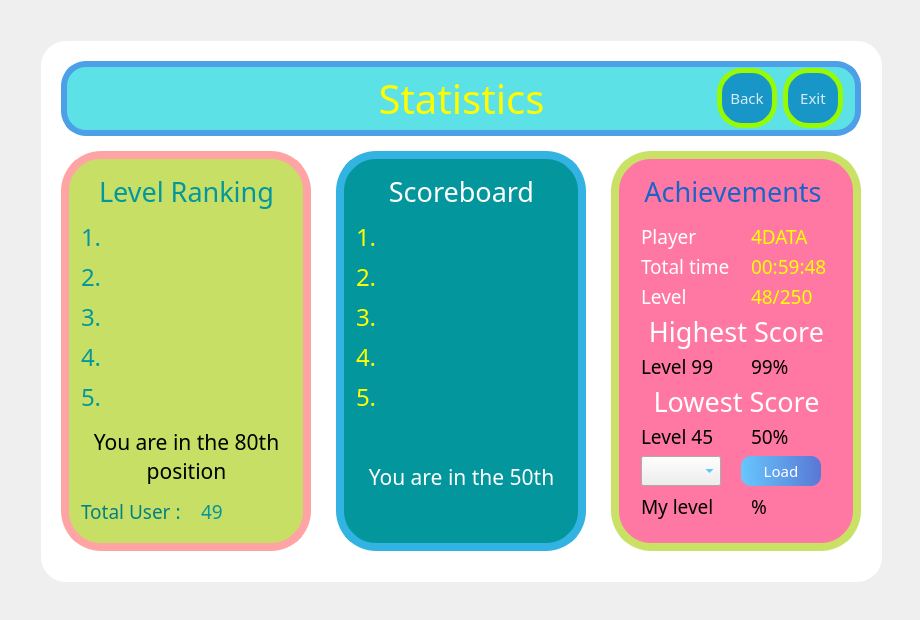
<?xml version="1.0" encoding="UTF-8"?>
<ui version="4.0">
 <class>Game</class>
 <widget class="QWidget" name="Game">
  <property name="geometry">
   <rect>
    <x>0</x>
    <y>0</y>
    <width>920</width>
    <height>620</height>
   </rect>
  </property>
  <property name="minimumSize">
   <size>
    <width>920</width>
    <height>620</height>
   </size>
  </property>
  <property name="maximumSize">
   <size>
    <width>920</width>
    <height>620</height>
   </size>
  </property>
  <property name="windowTitle">
   <string>FlashCards</string>
  </property>
  <property name="locale">
   <locale language="English" country="UnitedStates"/>
  </property>
  <layout class="QGridLayout" name="gridLayout">
   <item row="0" column="0">
    <widget class="QWidget" name="widget" native="true">
     <property name="mouseTracking">
      <bool>true</bool>
     </property>
     <property name="styleSheet">
      <string notr="true">QPushButton#loadButton{
	background-color: qlineargradient(spread:pad, x1:0, y1:0.50682, x2:1, y2:0.477, stop:0 rgba(100, 200,255, 250), stop:1 rgba(47, 119, 224, 0.8));
	color:rgba(255,255,255,255);
	border-radius:5px
}

QPushButton#loadButton:hover{
	background-color: qlineargradient(spread:pad, x1:0, y1:0.50682, x2:1, y2:0.477, stop:0 rgba(255,0,0,255), stop:1 rgba(150,123,1,255));
}

QPushButton#loadButton:pressed{
	padding-left:5px;
	padding-top:5px;
	background-color:rgba(150,123,1,255);
}
QPushButton#quitButton{
border-width: 5px;border-style: solid;border-color: rgb(150, 250, 5);background-color: rgb(25, 150, 200);	color:rgba(255,255,255,210);
	border-radius:5px
}

QPushButton#quitButton:hover{
	background-color: qlineargradient(spread:pad, x1:0, y1:0.50682, x2:1, y2:0.477, stop:0 rgba(255,0,0,255), stop:1 rgba(85,81,84,226));
}

QPushButton#quitButton:pressed{
	padding-left:5px;
	padding-top:5px;
	background-color:rgba(150,123,1,255);
}
QPushButton#exitButton{
border-width: 5px;border-style: solid;border-color: rgb(150, 250, 5);background-color: rgb(25, 150, 200);	color:rgba(255,255,255,210);
	border-radius:5px
}

QPushButton#exitButton:hover{
	background-color: qlineargradient(spread:pad, x1:0, y1:0.50682, x2:1, y2:0.477, stop:0 rgba(255,0,0,255), stop:1 rgba(85,81,84,226));
}

QPushButton#exitButton:pressed{
	padding-left:5px;
	padding-top:5px;
	background-color:rgba(150,123,1,255);
}
QPushButton#settime{
	background-color: qlineargradient(spread:pad, x1:0, y1:0.50682, x2:1, y2:0.477, stop:0 rgba(11,131,120,219), stop:1 rgba(85,98,112,226));
	color:rgba(255,255,255,210);
	border-radius:5px
}

QPushButton#settime:hover{
	background-color: qlineargradient(spread:pad, x1:0, y1:0.50682, x2:1, y2:0.477, stop:0 rgba(150,123,11,219), stop:1 rgba(85,81,84,226));
}

QPushButton#settime:pressed{
	padding-left:5px;
	padding-top:5px;
	background-color:rgba(150,123,1,255);
}
QLabel#lt_f:hover{
	background-color: qlineargradient(spread:pad, x1:0, y1:0.50682, x2:1, y2:0.477, stop:0 rgba(0,0,0,85), stop:1 rgba(50,50,50,150));
}
QLabel#lb_f:hover{
	background-color: qlineargradient(spread:pad, x1:0, y1:0.50682, x2:1, y2:0.477, stop:0 rgba(0,0,0,85), stop:1 rgba(50,50,50,150));
}
QLabel#rt_f:hover{
	background-color: qlineargradient(spread:pad, x1:0, y1:0.50682, x2:1, y2:0.477, stop:0 rgba(0,0,0,85), stop:1 rgba(50,50,50,150));

}
QLabel#rb_f:hover{
	background-color: qlineargradient(spread:pad, x1:0, y1:0.50682, x2:1, y2:0.477, stop:0 rgba(0,0,0,85), stop:1 rgba(50,50,50,150));

}
</string>
     </property>
     <widget class="QLabel" name="background">
      <property name="geometry">
       <rect>
        <x>30</x>
        <y>30</y>
        <width>841</width>
        <height>541</height>
       </rect>
      </property>
      <property name="font">
       <font>
        <kerning>true</kerning>
       </font>
      </property>
      <property name="styleSheet">
       <string notr="true">background-color: rgb(255,255,255);
border-top-right-radius: 25px;
border-bottom-right-radius: 25px;
border-top-left-radius: 25px;
border-bottom-left-radius: 25px;</string>
      </property>
      <property name="lineWidth">
       <number>1</number>
      </property>
      <property name="text">
       <string/>
      </property>
     </widget>
     <widget class="QPushButton" name="quitButton">
      <property name="geometry">
       <rect>
        <x>706</x>
        <y>57</y>
        <width>60</width>
        <height>60</height>
       </rect>
      </property>
      <property name="font">
       <font>
        <family>Arial Black</family>
        <pointsize>11</pointsize>
       </font>
      </property>
      <property name="styleSheet">
       <string notr="true">border-top-right-radius: 25px;
border-bottom-right-radius: 25px;
border-top-left-radius: 25px;
border-bottom-left-radius: 25px;
</string>
      </property>
      <property name="text">
       <string>Back</string>
      </property>
     </widget>
     <widget class="QLabel" name="fcard">
      <property name="geometry">
       <rect>
        <x>325</x>
        <y>140</y>
        <width>250</width>
        <height>400</height>
       </rect>
      </property>
      <property name="styleSheet">
       <string notr="true">border-top-right-radius: 40px;
border-bottom-right-radius: 40px;
border-top-left-radius: 40px;
border-bottom-left-radius: 40px;
border-width: 8px;border-style: solid;border-color: rgb(50, 179, 226);background-color: rgb(3, 151, 157);</string>
      </property>
      <property name="text">
       <string/>
      </property>
     </widget>
     <widget class="QLabel" name="gameTime">
      <property name="geometry">
       <rect>
        <x>740</x>
        <y>240</y>
        <width>101</width>
        <height>31</height>
       </rect>
      </property>
      <property name="font">
       <font>
        <family>Impact</family>
        <pointsize>14</pointsize>
        <weight>50</weight>
        <bold>false</bold>
       </font>
      </property>
      <property name="contextMenuPolicy">
       <enum>Qt::CustomContextMenu</enum>
      </property>
      <property name="toolTipDuration">
       <number>-4</number>
      </property>
      <property name="layoutDirection">
       <enum>Qt::LeftToRight</enum>
      </property>
      <property name="styleSheet">
       <string notr="true">color: rgb(255, 255, 0);</string>
      </property>
      <property name="text">
       <string>00:59:48</string>
      </property>
      <property name="alignment">
       <set>Qt::AlignLeading|Qt::AlignLeft|Qt::AlignVCenter</set>
      </property>
     </widget>
     <widget class="QLabel" name="levelRanking1">
      <property name="geometry">
       <rect>
        <x>70</x>
        <y>210</y>
        <width>211</width>
        <height>31</height>
       </rect>
      </property>
      <property name="font">
       <font>
        <family>Impact</family>
        <pointsize>18</pointsize>
       </font>
      </property>
      <property name="styleSheet">
       <string notr="true">color: rgb(3, 151, 157);</string>
      </property>
      <property name="text">
       <string>1.</string>
      </property>
      <property name="alignment">
       <set>Qt::AlignLeading|Qt::AlignLeft|Qt::AlignVCenter</set>
      </property>
     </widget>
     <widget class="QLabel" name="levelRenking">
      <property name="geometry">
       <rect>
        <x>55</x>
        <y>160</y>
        <width>241</width>
        <height>41</height>
       </rect>
      </property>
      <property name="font">
       <font>
        <family>Impact</family>
        <pointsize>20</pointsize>
       </font>
      </property>
      <property name="styleSheet">
       <string notr="true">color: rgb(3, 151, 157);</string>
      </property>
      <property name="text">
       <string>Level Ranking</string>
      </property>
      <property name="alignment">
       <set>Qt::AlignCenter</set>
      </property>
     </widget>
     <widget class="QPushButton" name="exitButton">
      <property name="geometry">
       <rect>
        <x>772</x>
        <y>57</y>
        <width>60</width>
        <height>60</height>
       </rect>
      </property>
      <property name="font">
       <font>
        <family>Arial Black</family>
        <pointsize>11</pointsize>
       </font>
      </property>
      <property name="styleSheet">
       <string notr="true">border-top-right-radius: 25px;
border-bottom-right-radius: 25px;
border-top-left-radius: 25px;
border-bottom-left-radius: 25px;
</string>
      </property>
      <property name="text">
       <string>Exit</string>
      </property>
     </widget>
     <widget class="QLabel" name="fcard_2">
      <property name="geometry">
       <rect>
        <x>50</x>
        <y>140</y>
        <width>250</width>
        <height>400</height>
       </rect>
      </property>
      <property name="styleSheet">
       <string notr="true">border-top-right-radius: 40px;
border-bottom-right-radius: 40px;
border-top-left-radius: 40px;
border-bottom-left-radius: 40px;
border-width: 8px;border-style: solid;border-color: rgb(255, 164, 164);background-color: rgb(199, 223, 100);</string>
      </property>
      <property name="text">
       <string/>
      </property>
     </widget>
     <widget class="QLabel" name="fcard_3">
      <property name="geometry">
       <rect>
        <x>600</x>
        <y>140</y>
        <width>250</width>
        <height>400</height>
       </rect>
      </property>
      <property name="styleSheet">
       <string notr="true">border-top-right-radius: 40px;
border-bottom-right-radius: 40px;
border-top-left-radius: 40px;
border-bottom-left-radius: 40px;
border-width: 8px;border-style: solid;border-color: rgb(201, 226, 101);background-color: rgb(255, 120, 164);</string>
      </property>
      <property name="text">
       <string/>
      </property>
     </widget>
     <widget class="QLabel" name="success">
      <property name="geometry">
       <rect>
        <x>330</x>
        <y>160</y>
        <width>241</width>
        <height>41</height>
       </rect>
      </property>
      <property name="font">
       <font>
        <family>Impact</family>
        <pointsize>20</pointsize>
       </font>
      </property>
      <property name="styleSheet">
       <string notr="true">color: rgb(255,255, 255);</string>
      </property>
      <property name="text">
       <string>Scoreboard</string>
      </property>
      <property name="alignment">
       <set>Qt::AlignCenter</set>
      </property>
     </widget>
     <widget class="QLabel" name="achievements">
      <property name="geometry">
       <rect>
        <x>605</x>
        <y>160</y>
        <width>241</width>
        <height>41</height>
       </rect>
      </property>
      <property name="font">
       <font>
        <family>Impact</family>
        <pointsize>20</pointsize>
       </font>
      </property>
      <property name="styleSheet">
       <string notr="true">color: rgb(25, 100, 200);</string>
      </property>
      <property name="text">
       <string>Achievements </string>
      </property>
      <property name="alignment">
       <set>Qt::AlignCenter</set>
      </property>
     </widget>
     <widget class="QLabel" name="levelRanking2">
      <property name="geometry">
       <rect>
        <x>70</x>
        <y>250</y>
        <width>211</width>
        <height>31</height>
       </rect>
      </property>
      <property name="font">
       <font>
        <family>Impact</family>
        <pointsize>18</pointsize>
       </font>
      </property>
      <property name="styleSheet">
       <string notr="true">color: rgb(3, 151, 157);</string>
      </property>
      <property name="text">
       <string>2.</string>
      </property>
      <property name="alignment">
       <set>Qt::AlignLeading|Qt::AlignLeft|Qt::AlignVCenter</set>
      </property>
     </widget>
     <widget class="QLabel" name="levelRanking3">
      <property name="geometry">
       <rect>
        <x>70</x>
        <y>290</y>
        <width>211</width>
        <height>31</height>
       </rect>
      </property>
      <property name="font">
       <font>
        <family>Impact</family>
        <pointsize>18</pointsize>
       </font>
      </property>
      <property name="styleSheet">
       <string notr="true">color: rgb(3, 151, 157);</string>
      </property>
      <property name="text">
       <string>3.</string>
      </property>
      <property name="alignment">
       <set>Qt::AlignLeading|Qt::AlignLeft|Qt::AlignVCenter</set>
      </property>
     </widget>
     <widget class="QLabel" name="levelRanking4">
      <property name="geometry">
       <rect>
        <x>70</x>
        <y>330</y>
        <width>211</width>
        <height>31</height>
       </rect>
      </property>
      <property name="font">
       <font>
        <family>Impact</family>
        <pointsize>18</pointsize>
       </font>
      </property>
      <property name="styleSheet">
       <string notr="true">color: rgb(3, 151, 157);</string>
      </property>
      <property name="text">
       <string>4.</string>
      </property>
      <property name="alignment">
       <set>Qt::AlignLeading|Qt::AlignLeft|Qt::AlignVCenter</set>
      </property>
     </widget>
     <widget class="QLabel" name="levelRanking5">
      <property name="geometry">
       <rect>
        <x>70</x>
        <y>370</y>
        <width>211</width>
        <height>31</height>
       </rect>
      </property>
      <property name="font">
       <font>
        <family>Impact</family>
        <pointsize>18</pointsize>
       </font>
      </property>
      <property name="styleSheet">
       <string notr="true">color: rgb(3, 151, 157);</string>
      </property>
      <property name="text">
       <string>5.</string>
      </property>
      <property name="alignment">
       <set>Qt::AlignLeading|Qt::AlignLeft|Qt::AlignVCenter</set>
      </property>
     </widget>
     <widget class="QLabel" name="levelRankingU">
      <property name="geometry">
       <rect>
        <x>70</x>
        <y>400</y>
        <width>211</width>
        <height>91</height>
       </rect>
      </property>
      <property name="font">
       <font>
        <family>Impact</family>
        <pointsize>16</pointsize>
       </font>
      </property>
      <property name="styleSheet">
       <string notr="true">color: rgb(0, 0, 0);</string>
      </property>
      <property name="text">
       <string>You are in the 80th position</string>
      </property>
      <property name="alignment">
       <set>Qt::AlignCenter</set>
      </property>
      <property name="wordWrap">
       <bool>true</bool>
      </property>
     </widget>
     <widget class="QLabel" name="scoreRankingU">
      <property name="geometry">
       <rect>
        <x>345</x>
        <y>420</y>
        <width>211</width>
        <height>91</height>
       </rect>
      </property>
      <property name="font">
       <font>
        <family>Impact</family>
        <pointsize>16</pointsize>
       </font>
      </property>
      <property name="styleSheet">
       <string notr="true">color: rgb(255, 255, 255);
</string>
      </property>
      <property name="text">
       <string>You are in the 50th</string>
      </property>
      <property name="alignment">
       <set>Qt::AlignCenter</set>
      </property>
      <property name="wordWrap">
       <bool>true</bool>
      </property>
     </widget>
     <widget class="QLabel" name="scoreRanking3">
      <property name="geometry">
       <rect>
        <x>345</x>
        <y>290</y>
        <width>211</width>
        <height>31</height>
       </rect>
      </property>
      <property name="font">
       <font>
        <family>Impact</family>
        <pointsize>18</pointsize>
       </font>
      </property>
      <property name="styleSheet">
       <string notr="true">color: rgb(255, 255, 0);
</string>
      </property>
      <property name="text">
       <string>3.</string>
      </property>
      <property name="alignment">
       <set>Qt::AlignLeading|Qt::AlignLeft|Qt::AlignVCenter</set>
      </property>
     </widget>
     <widget class="QLabel" name="scoreRanking1">
      <property name="geometry">
       <rect>
        <x>345</x>
        <y>210</y>
        <width>211</width>
        <height>31</height>
       </rect>
      </property>
      <property name="font">
       <font>
        <family>Impact</family>
        <pointsize>18</pointsize>
       </font>
      </property>
      <property name="styleSheet">
       <string notr="true">color: rgb(255, 255, 0);
</string>
      </property>
      <property name="text">
       <string>1.</string>
      </property>
      <property name="alignment">
       <set>Qt::AlignLeading|Qt::AlignLeft|Qt::AlignVCenter</set>
      </property>
     </widget>
     <widget class="QLabel" name="scoreRanking2">
      <property name="geometry">
       <rect>
        <x>345</x>
        <y>250</y>
        <width>211</width>
        <height>31</height>
       </rect>
      </property>
      <property name="font">
       <font>
        <family>Impact</family>
        <pointsize>18</pointsize>
       </font>
      </property>
      <property name="styleSheet">
       <string notr="true">color: rgb(255, 255, 0);
</string>
      </property>
      <property name="text">
       <string>2.</string>
      </property>
      <property name="alignment">
       <set>Qt::AlignLeading|Qt::AlignLeft|Qt::AlignVCenter</set>
      </property>
     </widget>
     <widget class="QLabel" name="scoreRanking5">
      <property name="geometry">
       <rect>
        <x>345</x>
        <y>370</y>
        <width>211</width>
        <height>31</height>
       </rect>
      </property>
      <property name="font">
       <font>
        <family>Impact</family>
        <pointsize>18</pointsize>
       </font>
      </property>
      <property name="styleSheet">
       <string notr="true">color: rgb(255, 255, 0);
</string>
      </property>
      <property name="text">
       <string>5.</string>
      </property>
      <property name="alignment">
       <set>Qt::AlignLeading|Qt::AlignLeft|Qt::AlignVCenter</set>
      </property>
     </widget>
     <widget class="QLabel" name="scoreRanking4">
      <property name="geometry">
       <rect>
        <x>345</x>
        <y>330</y>
        <width>211</width>
        <height>31</height>
       </rect>
      </property>
      <property name="font">
       <font>
        <family>Impact</family>
        <pointsize>18</pointsize>
       </font>
      </property>
      <property name="styleSheet">
       <string notr="true">color: rgb(255, 255, 0);
</string>
      </property>
      <property name="text">
       <string>4.</string>
      </property>
      <property name="alignment">
       <set>Qt::AlignLeading|Qt::AlignLeft|Qt::AlignVCenter</set>
      </property>
     </widget>
     <widget class="QLabel" name="gameTime_2">
      <property name="geometry">
       <rect>
        <x>630</x>
        <y>240</y>
        <width>111</width>
        <height>31</height>
       </rect>
      </property>
      <property name="font">
       <font>
        <family>Impact</family>
        <pointsize>14</pointsize>
        <weight>50</weight>
        <bold>false</bold>
       </font>
      </property>
      <property name="contextMenuPolicy">
       <enum>Qt::CustomContextMenu</enum>
      </property>
      <property name="toolTipDuration">
       <number>-4</number>
      </property>
      <property name="layoutDirection">
       <enum>Qt::LeftToRight</enum>
      </property>
      <property name="styleSheet">
       <string notr="true">color: rgb(255, 255, 255);</string>
      </property>
      <property name="text">
       <string>Total time</string>
      </property>
      <property name="alignment">
       <set>Qt::AlignLeading|Qt::AlignLeft|Qt::AlignVCenter</set>
      </property>
     </widget>
     <widget class="QLabel" name="myLevel">
      <property name="geometry">
       <rect>
        <x>740</x>
        <y>270</y>
        <width>101</width>
        <height>31</height>
       </rect>
      </property>
      <property name="font">
       <font>
        <family>Impact</family>
        <pointsize>14</pointsize>
        <weight>50</weight>
        <bold>false</bold>
       </font>
      </property>
      <property name="contextMenuPolicy">
       <enum>Qt::CustomContextMenu</enum>
      </property>
      <property name="toolTipDuration">
       <number>-4</number>
      </property>
      <property name="layoutDirection">
       <enum>Qt::LeftToRight</enum>
      </property>
      <property name="styleSheet">
       <string notr="true">color: rgb(255, 255, 0);</string>
      </property>
      <property name="text">
       <string>48/250</string>
      </property>
      <property name="alignment">
       <set>Qt::AlignLeading|Qt::AlignLeft|Qt::AlignVCenter</set>
      </property>
     </widget>
     <widget class="QLabel" name="gameTime_4">
      <property name="geometry">
       <rect>
        <x>630</x>
        <y>270</y>
        <width>131</width>
        <height>31</height>
       </rect>
      </property>
      <property name="font">
       <font>
        <family>Impact</family>
        <pointsize>14</pointsize>
        <weight>50</weight>
        <bold>false</bold>
       </font>
      </property>
      <property name="contextMenuPolicy">
       <enum>Qt::CustomContextMenu</enum>
      </property>
      <property name="toolTipDuration">
       <number>-4</number>
      </property>
      <property name="layoutDirection">
       <enum>Qt::LeftToRight</enum>
      </property>
      <property name="styleSheet">
       <string notr="true">color: rgb(255, 255, 255);</string>
      </property>
      <property name="text">
       <string>Level</string>
      </property>
      <property name="alignment">
       <set>Qt::AlignLeading|Qt::AlignLeft|Qt::AlignVCenter</set>
      </property>
     </widget>
     <widget class="QLabel" name="totalUser">
      <property name="geometry">
       <rect>
        <x>70</x>
        <y>480</y>
        <width>111</width>
        <height>41</height>
       </rect>
      </property>
      <property name="font">
       <font>
        <family>Impact</family>
        <pointsize>14</pointsize>
       </font>
      </property>
      <property name="styleSheet">
       <string notr="true">color: rgb(3, 128, 132);
</string>
      </property>
      <property name="text">
       <string>Total User :</string>
      </property>
      <property name="alignment">
       <set>Qt::AlignLeading|Qt::AlignLeft|Qt::AlignVCenter</set>
      </property>
     </widget>
     <widget class="QLabel" name="fcard_4">
      <property name="geometry">
       <rect>
        <x>50</x>
        <y>50</y>
        <width>800</width>
        <height>75</height>
       </rect>
      </property>
      <property name="styleSheet">
       <string notr="true">border-top-right-radius: 25px;
border-bottom-right-radius: 25px;
border-top-left-radius: 25px;
border-bottom-left-radius: 25px;
border-width: 6px;border-style: solid;border-color: rgb(77, 159, 232);background-color: rgb(92, 225, 230);</string>
      </property>
      <property name="text">
       <string/>
      </property>
     </widget>
     <widget class="QLabel" name="statistics">
      <property name="geometry">
       <rect>
        <x>340</x>
        <y>60</y>
        <width>221</width>
        <height>55</height>
       </rect>
      </property>
      <property name="font">
       <font>
        <family>Impact</family>
        <pointsize>30</pointsize>
       </font>
      </property>
      <property name="styleSheet">
       <string notr="true">
color: rgb(255,252, 0);</string>
      </property>
      <property name="text">
       <string>Statistics</string>
      </property>
      <property name="alignment">
       <set>Qt::AlignCenter</set>
      </property>
     </widget>
     <widget class="QLabel" name="userCount">
      <property name="geometry">
       <rect>
        <x>190</x>
        <y>480</y>
        <width>91</width>
        <height>41</height>
       </rect>
      </property>
      <property name="font">
       <font>
        <family>Impact</family>
        <pointsize>14</pointsize>
       </font>
      </property>
      <property name="styleSheet">
       <string notr="true">
color: rgb(3, 151, 157);</string>
      </property>
      <property name="text">
       <string>49</string>
      </property>
      <property name="alignment">
       <set>Qt::AlignLeading|Qt::AlignLeft|Qt::AlignVCenter</set>
      </property>
     </widget>
     <widget class="QLabel" name="gameTime_5">
      <property name="geometry">
       <rect>
        <x>630</x>
        <y>210</y>
        <width>81</width>
        <height>31</height>
       </rect>
      </property>
      <property name="font">
       <font>
        <family>Impact</family>
        <pointsize>14</pointsize>
        <weight>50</weight>
        <bold>false</bold>
       </font>
      </property>
      <property name="contextMenuPolicy">
       <enum>Qt::CustomContextMenu</enum>
      </property>
      <property name="toolTipDuration">
       <number>-4</number>
      </property>
      <property name="layoutDirection">
       <enum>Qt::LeftToRight</enum>
      </property>
      <property name="styleSheet">
       <string notr="true">color: rgb(255, 255, 255);</string>
      </property>
      <property name="text">
       <string>Player</string>
      </property>
      <property name="alignment">
       <set>Qt::AlignLeading|Qt::AlignLeft|Qt::AlignVCenter</set>
      </property>
     </widget>
     <widget class="QLabel" name="userName">
      <property name="geometry">
       <rect>
        <x>740</x>
        <y>210</y>
        <width>101</width>
        <height>31</height>
       </rect>
      </property>
      <property name="font">
       <font>
        <family>Impact</family>
        <pointsize>14</pointsize>
        <weight>50</weight>
        <bold>false</bold>
       </font>
      </property>
      <property name="contextMenuPolicy">
       <enum>Qt::CustomContextMenu</enum>
      </property>
      <property name="toolTipDuration">
       <number>-4</number>
      </property>
      <property name="layoutDirection">
       <enum>Qt::LeftToRight</enum>
      </property>
      <property name="styleSheet">
       <string notr="true">color: rgb(255, 255, 0);</string>
      </property>
      <property name="text">
       <string>4DATA</string>
      </property>
      <property name="alignment">
       <set>Qt::AlignLeading|Qt::AlignLeft|Qt::AlignVCenter</set>
      </property>
     </widget>
     <widget class="QLabel" name="high_score">
      <property name="geometry">
       <rect>
        <x>605</x>
        <y>300</y>
        <width>241</width>
        <height>41</height>
       </rect>
      </property>
      <property name="font">
       <font>
        <family>Impact</family>
        <pointsize>20</pointsize>
       </font>
      </property>
      <property name="styleSheet">
       <string notr="true">color: rgb(255, 255, 255);</string>
      </property>
      <property name="text">
       <string>Highest Score</string>
      </property>
      <property name="alignment">
       <set>Qt::AlignCenter</set>
      </property>
     </widget>
     <widget class="QLabel" name="low_score">
      <property name="geometry">
       <rect>
        <x>605</x>
        <y>370</y>
        <width>241</width>
        <height>41</height>
       </rect>
      </property>
      <property name="font">
       <font>
        <family>Impact</family>
        <pointsize>20</pointsize>
       </font>
      </property>
      <property name="styleSheet">
       <string notr="true">color: rgb(255, 255, 255);
</string>
      </property>
      <property name="text">
       <string>Lowest Score</string>
      </property>
      <property name="alignment">
       <set>Qt::AlignCenter</set>
      </property>
     </widget>
     <widget class="QLabel" name="high_score1">
      <property name="geometry">
       <rect>
        <x>630</x>
        <y>340</y>
        <width>81</width>
        <height>31</height>
       </rect>
      </property>
      <property name="font">
       <font>
        <family>Impact</family>
        <pointsize>14</pointsize>
        <weight>50</weight>
        <bold>false</bold>
       </font>
      </property>
      <property name="contextMenuPolicy">
       <enum>Qt::CustomContextMenu</enum>
      </property>
      <property name="toolTipDuration">
       <number>-4</number>
      </property>
      <property name="layoutDirection">
       <enum>Qt::LeftToRight</enum>
      </property>
      <property name="styleSheet">
       <string notr="true">color: rgb(0, 0, 0);</string>
      </property>
      <property name="text">
       <string>Level 99</string>
      </property>
      <property name="alignment">
       <set>Qt::AlignLeading|Qt::AlignLeft|Qt::AlignVCenter</set>
      </property>
     </widget>
     <widget class="QLabel" name="low_score1">
      <property name="geometry">
       <rect>
        <x>630</x>
        <y>410</y>
        <width>91</width>
        <height>31</height>
       </rect>
      </property>
      <property name="font">
       <font>
        <family>Impact</family>
        <pointsize>14</pointsize>
        <weight>50</weight>
        <bold>false</bold>
       </font>
      </property>
      <property name="contextMenuPolicy">
       <enum>Qt::CustomContextMenu</enum>
      </property>
      <property name="toolTipDuration">
       <number>-4</number>
      </property>
      <property name="layoutDirection">
       <enum>Qt::LeftToRight</enum>
      </property>
      <property name="styleSheet">
       <string notr="true">color: rgb(0, 0, 0);</string>
      </property>
      <property name="text">
       <string>Level 45</string>
      </property>
      <property name="alignment">
       <set>Qt::AlignLeading|Qt::AlignLeft|Qt::AlignVCenter</set>
      </property>
     </widget>
     <widget class="QLabel" name="low_score2">
      <property name="geometry">
       <rect>
        <x>740</x>
        <y>410</y>
        <width>101</width>
        <height>31</height>
       </rect>
      </property>
      <property name="font">
       <font>
        <family>Impact</family>
        <pointsize>14</pointsize>
        <weight>50</weight>
        <bold>false</bold>
       </font>
      </property>
      <property name="contextMenuPolicy">
       <enum>Qt::CustomContextMenu</enum>
      </property>
      <property name="toolTipDuration">
       <number>-4</number>
      </property>
      <property name="layoutDirection">
       <enum>Qt::LeftToRight</enum>
      </property>
      <property name="styleSheet">
       <string notr="true">color: rgb(0, 0, 0);</string>
      </property>
      <property name="text">
       <string>50%</string>
      </property>
      <property name="alignment">
       <set>Qt::AlignLeading|Qt::AlignLeft|Qt::AlignVCenter</set>
      </property>
     </widget>
     <widget class="QLabel" name="high_score2">
      <property name="geometry">
       <rect>
        <x>740</x>
        <y>340</y>
        <width>101</width>
        <height>31</height>
       </rect>
      </property>
      <property name="font">
       <font>
        <family>Impact</family>
        <pointsize>14</pointsize>
        <weight>50</weight>
        <bold>false</bold>
       </font>
      </property>
      <property name="contextMenuPolicy">
       <enum>Qt::CustomContextMenu</enum>
      </property>
      <property name="toolTipDuration">
       <number>-4</number>
      </property>
      <property name="layoutDirection">
       <enum>Qt::LeftToRight</enum>
      </property>
      <property name="styleSheet">
       <string notr="true">color: rgb(0, 0, 0);</string>
      </property>
      <property name="text">
       <string>99%</string>
      </property>
      <property name="alignment">
       <set>Qt::AlignLeading|Qt::AlignLeft|Qt::AlignVCenter</set>
      </property>
     </widget>
     <widget class="QComboBox" name="levelSelect">
      <property name="geometry">
       <rect>
        <x>630</x>
        <y>445</y>
        <width>80</width>
        <height>30</height>
       </rect>
      </property>
      <property name="font">
       <font>
        <family>Impact</family>
        <pointsize>17</pointsize>
       </font>
      </property>
      <property name="layoutDirection">
       <enum>Qt::LeftToRight</enum>
      </property>
      <property name="styleSheet">
       <string notr="true">color: rgb(0, 170, 255);</string>
      </property>
      <property name="currentIndex">
       <number>-1</number>
      </property>
     </widget>
     <widget class="QLabel" name="slcPercent">
      <property name="geometry">
       <rect>
        <x>740</x>
        <y>480</y>
        <width>101</width>
        <height>31</height>
       </rect>
      </property>
      <property name="font">
       <font>
        <family>Impact</family>
        <pointsize>14</pointsize>
        <weight>50</weight>
        <bold>false</bold>
       </font>
      </property>
      <property name="contextMenuPolicy">
       <enum>Qt::CustomContextMenu</enum>
      </property>
      <property name="toolTipDuration">
       <number>-4</number>
      </property>
      <property name="layoutDirection">
       <enum>Qt::LeftToRight</enum>
      </property>
      <property name="styleSheet">
       <string notr="true">color: rgb(0, 0, 0);</string>
      </property>
      <property name="text">
       <string>%</string>
      </property>
      <property name="alignment">
       <set>Qt::AlignLeading|Qt::AlignLeft|Qt::AlignVCenter</set>
      </property>
     </widget>
     <widget class="QLabel" name="slcLevel">
      <property name="geometry">
       <rect>
        <x>630</x>
        <y>480</y>
        <width>91</width>
        <height>31</height>
       </rect>
      </property>
      <property name="font">
       <font>
        <family>Impact</family>
        <pointsize>14</pointsize>
        <weight>50</weight>
        <bold>false</bold>
       </font>
      </property>
      <property name="contextMenuPolicy">
       <enum>Qt::CustomContextMenu</enum>
      </property>
      <property name="toolTipDuration">
       <number>-4</number>
      </property>
      <property name="layoutDirection">
       <enum>Qt::LeftToRight</enum>
      </property>
      <property name="styleSheet">
       <string notr="true">color: rgb(0, 0, 0);</string>
      </property>
      <property name="text">
       <string>My level</string>
      </property>
      <property name="alignment">
       <set>Qt::AlignLeading|Qt::AlignLeft|Qt::AlignVCenter</set>
      </property>
     </widget>
     <widget class="QPushButton" name="loadButton">
      <property name="geometry">
       <rect>
        <x>730</x>
        <y>445</y>
        <width>80</width>
        <height>30</height>
       </rect>
      </property>
      <property name="font">
       <font>
        <family>Arial Black</family>
        <pointsize>11</pointsize>
       </font>
      </property>
      <property name="styleSheet">
       <string notr="true">border-top-right-radius: 10px;
border-bottom-right-radius: 10px;
border-top-left-radius: 10px;
border-bottom-left-radius:10px;</string>
      </property>
      <property name="text">
       <string>Load</string>
      </property>
     </widget>
     <zorder>background</zorder>
     <zorder>fcard_4</zorder>
     <zorder>fcard_2</zorder>
     <zorder>quitButton</zorder>
     <zorder>fcard</zorder>
     <zorder>exitButton</zorder>
     <zorder>fcard_3</zorder>
     <zorder>levelRenking</zorder>
     <zorder>levelRanking1</zorder>
     <zorder>success</zorder>
     <zorder>achievements</zorder>
     <zorder>levelRanking2</zorder>
     <zorder>levelRanking3</zorder>
     <zorder>levelRanking4</zorder>
     <zorder>levelRanking5</zorder>
     <zorder>levelRankingU</zorder>
     <zorder>scoreRankingU</zorder>
     <zorder>scoreRanking3</zorder>
     <zorder>scoreRanking1</zorder>
     <zorder>scoreRanking2</zorder>
     <zorder>scoreRanking5</zorder>
     <zorder>scoreRanking4</zorder>
     <zorder>gameTime</zorder>
     <zorder>gameTime_2</zorder>
     <zorder>myLevel</zorder>
     <zorder>gameTime_4</zorder>
     <zorder>totalUser</zorder>
     <zorder>statistics</zorder>
     <zorder>userCount</zorder>
     <zorder>gameTime_5</zorder>
     <zorder>userName</zorder>
     <zorder>high_score</zorder>
     <zorder>low_score</zorder>
     <zorder>high_score1</zorder>
     <zorder>low_score1</zorder>
     <zorder>low_score2</zorder>
     <zorder>high_score2</zorder>
     <zorder>levelSelect</zorder>
     <zorder>slcPercent</zorder>
     <zorder>slcLevel</zorder>
     <zorder>loadButton</zorder>
    </widget>
   </item>
  </layout>
 </widget>
 <resources/>
 <connections/>
</ui>
